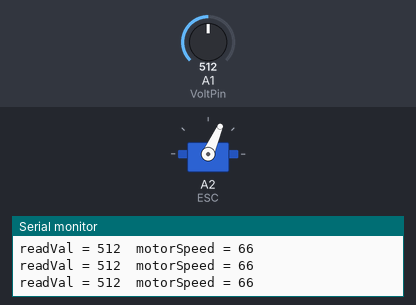
A sketch run on a simulated Arduino Uno, built with avr-gcc and run on an emulated ATmega328P. On the bench: servo, the last lines printed to the serial monitor. Inputs (shaded band) come from the test bench; at power-on: A1 (VoltPin) = 512.

Above: at 1.2 s.
1.3 s: A1 (VoltPin) set to 306
At 2.3 s:
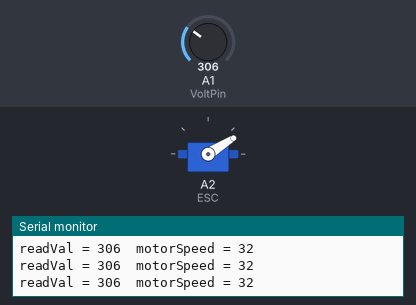
3.2 s: A1 (VoltPin) set to 122
At 4.4 s:
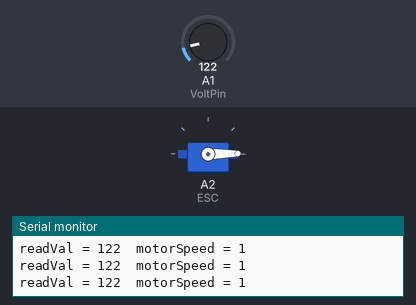
5.0 s: A1 (VoltPin) set to 900
At 6.4 s:
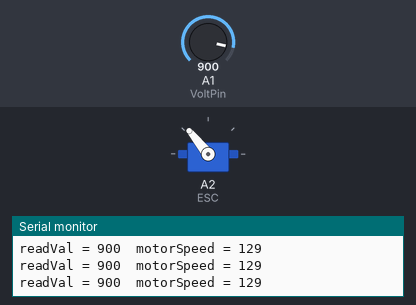
6.7 s: A1 (VoltPin) set to 1023
At 7.4 s:
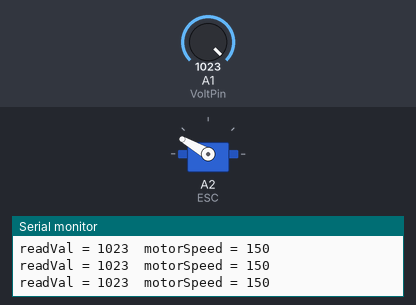
Timing chart, 0 to 9.5 s (numbered marks = the images above; inputs shaded):
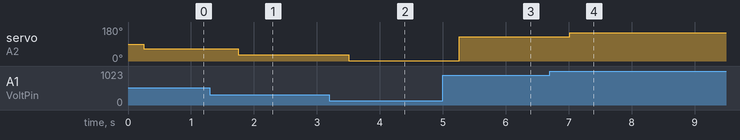

Measured:
- after the input at 1.3 s, servo on A2 (ESC): 66° → 32° after 0.46 s
- after the input at 3.2 s, servo on A2 (ESC): 32° → 1° after 0.31 s
- after the input at 5.0 s, servo on A2 (ESC): 1° → 129° after 0.26 s
- after the input at 6.7 s, servo on A2 (ESC): 129° → 150° after 0.32 s

The sketch:

potentio.ino
```cpp
// C++ code
//
#include <Servo.h>

Servo ESC;     // create servo object to control the ESC


int VoltPin = A1;
int motorAnalog = A2;
int readVal = 0;
float V2;
int waitT = 250;
String msg2 = "Motor PWM is: ";
String msg1 = "readVal is: ";
int motorSpeed;
void setup()
{

  Serial.begin(9600);
  ESC.attach(A2,1000,2000); // (pin, min pulse width, max pulse width in microseconds)
}

void loop()
{
  readVal = analogRead(VoltPin);

  Serial.print("readVal = ");
  Serial.print(readVal);

   motorSpeed = map(readVal, 110,1023, 0, 150);
   if(motorSpeed < 0)
        motorSpeed = 0;
  Serial.print("  motorSpeed = ");
  Serial.println(motorSpeed);
  delay(waitT);

   ESC.write(motorSpeed);    // Send the signal to the ESC
}
```
